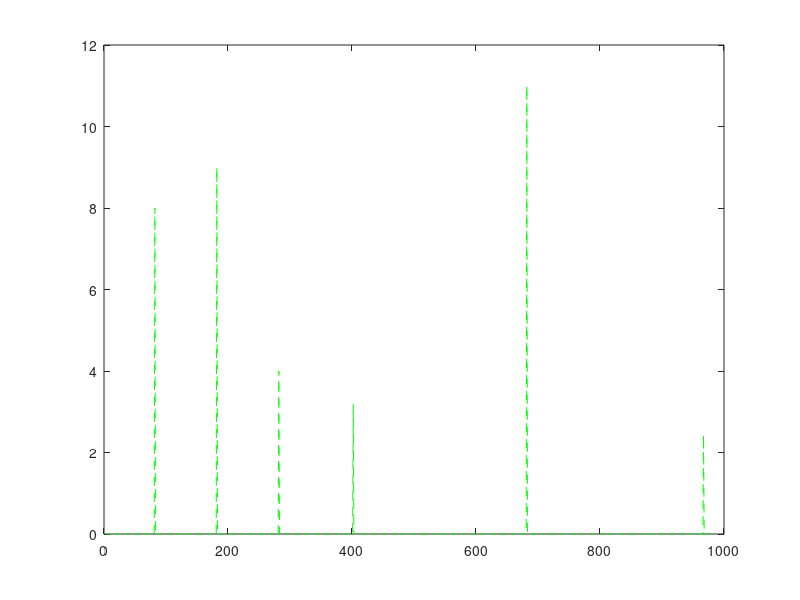
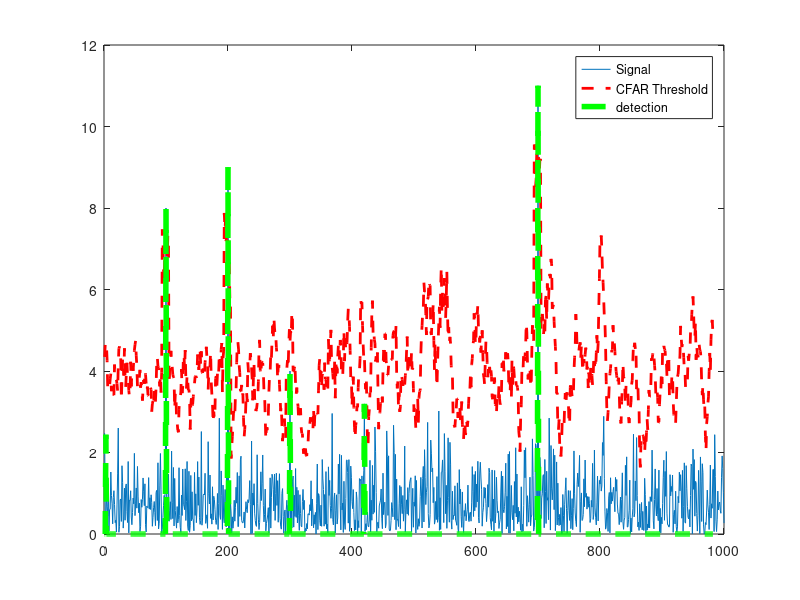

Write MATLAB code to recreate these figures, in order.
% Implement 1D CFAR using lagging cells on the given noise and target scenario.

% Close and delete all currently open figures
close all;
clearvars;
clc;

% Data_points
Ns = 1000;

% Generate random noise
s=abs(randn(Ns,1));

%Targets location. Assigning bin 100, 200, 300 and 700 as Targets with the amplitudes of 8, 9, 4, 11.
s([100 ,200, 300, 700])=[8 9 4 11];

%plot the output
plot(s);

% TODO: Apply CFAR to detect the targets by filtering the noise.

% 1. Define the following:
% 1a. Training Cells
T = 14;
% 1b. Guard Cells 
G = 4;

% Offset : Adding room above noise threshold for desired SNR 
offset=5;

% Vector to hold threshold values 
threshold_cfar = [];

%Vector to hold final signal after thresholding
signal_cfar = [];

% 2. Slide window across the signal length
for i = 1:(Ns-(G+T))     

    % 2. - 5. Determine the noise threshold by measuring it within the training cells    
    average_noise = mean(s(i:i+T-G));
    noise_threshold = average_noise * offset;
    threshold_cfar = [threshold_cfar, {noise_threshold}];

    % 6. Measuring the signal within the CUT
    signal = s(i+T+G);
    
    % 8. Filter the signal above the threshold
    if(signal < noise_threshold)
        signal = 0;
    end 
    signal_cfar = [signal_cfar, {signal}];
end


% plot the filtered signal
plot (cell2mat(signal_cfar),'g--');

% plot original sig, threshold and filtered signal within the same figure.
figure,plot(s);
hold on,plot(cell2mat(circshift(threshold_cfar,G)),'r--','LineWidth',2)
hold on, plot (cell2mat(circshift(signal_cfar,(T+G))),'g--','LineWidth',4);
legend('Signal','CFAR Threshold','detection')